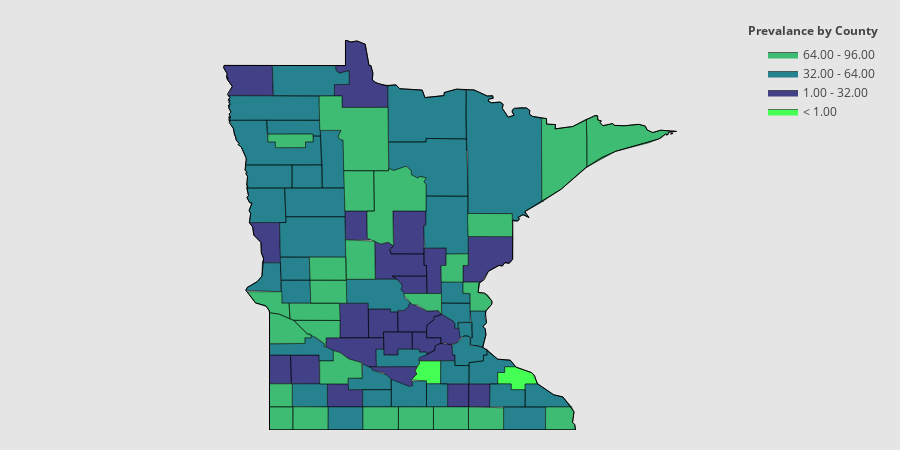

Notebook code cell kept with this figure:
### Markdown cell above
# 3.0 Exploratory Data Analysis

Use the power of Matplotlib, Seaborn and Plotly to easily explore the data through rich visualizations including graphs, distributions and maps of the data.

The graphs are interactive through hovering and selecting of elements.  The graphic can be exported to be included in other documents.

### Code cell
values = pop
endpts = list(np.mgrid[min(values):max(values):4j])

colorscale = ["#030512","#1d1d3b","#323268","#3d4b94","#3e6ab0",
              "#4989bc","#60a7c7","#85c5d3","#b7e0e4","#eafcfd"]  # Blues
colorscale = [
    'rgb(68.0, 1.0, 84.0)',
    'rgb(66.0, 64.0, 134.0)',
    'rgb(38.0, 130.0, 142.0)',
    'rgb(63.0, 188.0, 115.0)',
    'rgb(216.0, 226.0, 25.0)'
]  # Green / Yellow

fig = ff.create_choropleth(
    fips=fips, values=values, scope=['Minnesota'], show_state_data=True,
    colorscale=colorscale, 
    binning_endpoints=endpts, 
    round_legend_values=True,
    plot_bgcolor='rgb(229,229,229)',
    paper_bgcolor='rgb(229,229,229)',
    legend_title='Prevalance by County',
    county_outline={'color': 'rgb(0,0,0)', 'width': 0.5},
    state_outline={'color': 'rgb(0,0,0)', 'width': 1},
    exponent_format=True,
)

iplot(fig, filename='choropleth_MN')

### Figure 1 — Plotly figure (JSON) as saved in the notebook; plotly's stock layout.template omitted (floating-point values rounded to 4 significant figures; data arrays with more than 128 entries replaced by an {"elided": "..."} marker saying what was removed)
{"data": [{"fill": "toself", "fillcolor": "rgb(68.0, 1.0, 84.0)", "hoverinfo": "none", "line": {"color": "rgb(0,0,0)", "width": 0.5}, "mode": "lines", "name": "< 1.00", "type": "scatter", "x": [-94.03, -93.93, -93.97, -93.89, -93.91, -93.52, -93.53, -93.77, -93.77, -94.03, null, -92.55, -92.55, -92.43, -92.43, -92.24, -91.96, -91.86, -92.08, -92.08, -92.32, -92.32, -92.55, -92.55, null], "y": [44.26, 44.34, 44.39, 44.5, 44.54, 44.54, 44.2, 44.2, 44.24, 44.26, null, 44.28, 44.37, 44.37, 44.46, 44.45, 44.36, 44.19, 44.19, 44.11, 44.11, 44.19, 44.19, 44.28, null]}, {"fill": "toself", "fillcolor": "rgb(66.0, 64.0, 134.0)", "hoverinfo": "none", "line": {"color": "rgb(0,0,0)", "width": 0.5}, "mode": "lines", "name": "1.00 - 32.00", "type": "scatter", "x": {"elided": "262 float values"}, "y": {"elided": "262 float values"}}, {"fill": "toself", "fillcolor": "rgb(38.0, 130.0, 142.0)", "hoverinfo": "none", "line": {"color": "rgb(0,0,0)", "width": 0.5}, "mode": "lines", "name": "32.00 - 64.00", "type": "scatter", "x": {"elided": "420 float values"}, "y": {"elided": "420 float values"}}, {"fill": "toself", "fillcolor": "rgb(63.0, 188.0, 115.0)", "hoverinfo": "none", "line": {"color": "rgb(0,0,0)", "width": 0.5}, "mode": "lines", "name": "64.00 - 96.00", "type": "scatter", "x": {"elided": "285 float values"}, "y": {"elided": "285 float values"}}, {"fill": "toself", "fillcolor": "rgb(216.0, 226.0, 25.0)", "hoverinfo": "none", "line": {"color": "rgb(0,0,0)", "width": 0.5}, "mode": "lines", "name": "> 96.00", "type": "scatter", "x": [], "y": []}, {"hoverinfo": "text", "legendgroup": "centroids", "marker": {"color": "white", "opacity": 0}, "mode": "markers", "name": "US Counties", "selected": {"marker": {"color": "white", "opacity": 1, "size": 3}}, "showlegend": false, "text": ["County: Lake<br>State: Minnesota<br>FIPS: 27075<br>Value: 88", "County: Lake<br>State: Minnesota<br>FIPS: 27075<br>Value: 88", "County: Lake<br>State: Minnesota<br>FIPS: 27075<br>Value: 88", "County: Cook<br>State: Minnesota<br>FIPS: 27031<br>Value: 78", "County: Cook<br>State: Minnesota<br>FIPS: 27031<br>Value: 78", "County: Cook<br>State: Minnesota<br>FIPS: 27031<br>Value: 78", "County: Aitkin<br>State: Minnesota<br>FIPS: 27001<br>Value: 53", "County: Anoka<br>State: Minnesota<br>FIPS: 27003<br>Value: 34", "County: Becker<br>State: Minnesota<br>FIPS: 27005<br>Value: 34", "County: Beltrami<br>State: Minnesota<br>FIPS: 27007<br>Value: 84", "County: Benton<br>State: Minnesota<br>FIPS: 27009<br>Value: 4", "County: Big Stone<br>State: Minnesota<br>FIPS: 27011<br>Value: 90", "County: Blue Earth<br>State: Minnesota<br>FIPS: 27013<br>Value: 48", "County: Brown<br>State: Minnesota<br>FIPS: 27015<br>Value: 53", "County: Carlton<br>State: Minnesota<br>FIPS: 27017<br>Value: 84", "County: Carver<br>State: Minnesota<br>FIPS: 27019<br>Value: 9", "County: Cass<br>State: Minnesota<br>FIPS: 27021<br>Value: 94", "County: Chippewa<br>State: Minnesota<br>FIPS: 27023<br>Value: 67", "County: Chisago<br>State: Minnesota<br>FIPS: 27025<br>Value: 87", "County: Clay<br>State: Minnesota<br>FIPS: 27027<br>Value: 56", "County: Clearwater<br>State: Minnesota<br>FIPS: 27029<br>Value: 41", "County: Cottonwood<br>State: Minnesota<br>FIPS: 27033<br>Value: 11", "County: Crow Wing<br>State: Minnesota<br>FIPS: 27035<br>Value: 10", "County: Dakota<br>State: Minnesota<br>FIPS: 27037<br>Value: 45", "County: Dodge<br>State: Minnesota<br>FIPS: 27039<br>Value: 14", "County: Douglas<br>State: Minnesota<br>FIPS: 27041<br>Value: 81", "County: Faribault<br>State: Minnesota<br>FIPS: 27043<br>Value: 93", "County: Fillmore<br>State: Minnesota<br>FIPS: 27045<br>Value: 43", "County: Freeborn<br>State: Minnesota<br>FIPS: 27047<br>Value: 74", "County: Goodhue<br>State: Minnesota<br>FIPS: 27049<br>Value: 55", "County: Grant<br>State: Minnesota<br>FIPS: 27051<br>Value: 63", "County: Hennepin<br>State: Minnesota<br>FIPS: 27053<br>Value: 25", "County: Houston<br>State: Minnesota<br>FIPS: 27055<br>Value: 96", "County: Hubbard<br>State: Minnesota<br>FIPS: 27057<br>Value: 86", "County: Isanti<br>State: Minnesota<br>FIPS: 27059<br>Value: 49", "County: Itasca<br>State: Minnesota<br>FIPS: 27061<br>Value: 61", "County: Jackson<br>State: Minnesota<br>FIPS: 27063<br>Value: 52", "County: Kanabec<br>State: Minnesota<br>FIPS: 27065<br>Value: 67", "County: Kandiyohi<br>State: Minnesota<br>FIPS: 27067<br>Value: 27", "County: Kittson<br>State: Minnesota<br>FIPS: 27069<br>Value: 8", "County: Koochiching<br>State: Minnesota<br>FIPS: 27071<br>Value: 43", "County: Lac qui Parle<br>State: Minnesota<br>FIPS: 27073<br>Value: 84", "County: Lake of the Woods<br>State: Minnesota<br>FIPS: 27077<br>Value: 9", "County: Le Sueur<br>State: Minnesota<br>FIPS: 27079<br>Value: 1", "County: Lincoln<br>State: Minnesota<br>FIPS: 27081<br>Value: 24", "County: Lyon<br>State: Minnesota<br>FIPS: 27083<br>Value: 25", "County: McLeod<br>State: Minnesota<br>FIPS: 27085<br>Value: 29", "County: Mahnomen<br>State: Minnesota<br>FIPS: 27087<br>Value: 36", "County: Marshall<br>State: Minnesota<br>FIPS: 27089<br>Value: 45", "County: Martin<br>State: Minnesota<br>FIPS: 27091<br>Value: 79", "County: Meeker<br>State: Minnesota<br>FIPS: 27093<br>Value: 26", "County: Mille Lacs<br>State: Minnesota<br>FIPS: 27095<br>Value: 32", "County: Morrison<br>State: Minnesota<br>FIPS: 27097<br>Value: 8", "County: Mower<br>State: Minnesota<br>FIPS: 27099<br>Value: 93", "County: Murray<br>State: Minnesota<br>FIPS: 27101<br>Value: 45", "County: Nicollet<br>State: Minnesota<br>FIPS: 27103<br>Value: 2", "County: Nobles<br>State: Minnesota<br>FIPS: 27105<br>Value: 72", "County: Norman<br>State: Minnesota<br>FIPS: 27107<br>Value: 50", "County: Olmsted<br>State: Minnesota<br>FIPS: 27109<br>Value: 38", "County: Otter Tail<br>State: Minnesota<br>FIPS: 27111<br>Value: 46", "County: Pennington<br>State: Minnesota<br>FIPS: 27113<br>Value: 58", "County: Pine<br>State: Minnesota<br>FIPS: 27115<br>Value: 10", "County: Pipestone<br>State: Minnesota<br>FIPS: 27117<br>Value: 69", "County: Polk<br>State: Minnesota<br>FIPS: 27119<br>Value: 37", "County: Pope<br>State: Minnesota<br>FIPS: 27121<br>Value: 80", "County: Ramsey<br>State: Minnesota<br>FIPS: 27123<br>Value: 39", "County: Red Lake<br>State: Minnesota<br>FIPS: 27125<br>Value: 84", "County: Redwood<br>State: Minnesota<br>FIPS: 27127<br>Value: 90", "County: Renville<br>State: Minnesota<br>FIPS: 27129<br>Value: 16", "County: Rice<br>State: Minnesota<br>FIPS: 27131<br>Value: 61", "County: Rock<br>State: Minnesota<br>FIPS: 27133<br>Value: 76", "County: Roseau<br>State: Minnesota<br>FIPS: 27135<br>Value: 37", "County: St. Louis<br>State: Minnesota<br>FIPS: 27137<br>Value: 44", "County: Scott<br>State: Minnesota<br>FIPS: 27139<br>Value: 9", "County: Sherburne<br>State: Minnesota<br>FIPS: 27141<br>Value: 85", "County: Sibley<br>State: Minnesota<br>FIPS: 27143<br>Value: 39", "County: Stearns<br>State: Minnesota<br>FIPS: 27145<br>Value: 49", "County: Steele<br>State: Minnesota<br>FIPS: 27147<br>Value: 5", "County: Stevens<br>State: Minnesota<br>FIPS: 27149<br>Value: 33", "County: Swift<br>State: Minnesota<br>FIPS: 27151<br>Value: 92", "County: Todd<br>State: Minnesota<br>FIPS: 27153<br>Value: 92", "County: Traverse<br>State: Minnesota<br>FIPS: 27155<br>Value: 40", "County: Wabasha<br>State: Minnesota<br>FIPS: 27157<br>Value: 1", "County: Wadena<br>State: Minnesota<br>FIPS: 27159<br>Value: 28", "County: Waseca<br>State: Minnesota<br>FIPS: 27161<br>Value: 38", "County: Washington<br>State: Minnesota<br>FIPS: 27163<br>Value: 48", "County: Watonwan<br>State: Minnesota<br>FIPS: 27165<br>Value: 41", "County: Wilkin<br>State: Minnesota<br>FIPS: 27167<br>Value: 22", "County: Winona<br>State: Minnesota<br>FIPS: 27169<br>Value: 47", "County: Wright<br>State: Minnesota<br>FIPS: 27171<br>Value: 7", "County: Yellow Medicine<br>State: Minnesota<br>FIPS: 27173<br>Value: 60"], "type": "scatter", "unselected": {"marker": {"opacity": 0}}, "x": [[-91.55], [-91.77], [-91.45], [-89.57], [-89.66], [-90.54], -93.42, -93.25, -95.67, -94.94, -94.0, -96.41, -94.07, -94.73, -92.68, -93.8, -94.33, -95.57, -92.91, -96.49, -95.38, -95.18, -94.07, -93.07, -92.86, -95.45, -93.95, -92.09, -93.35, -92.72, -96.01, -93.48, -91.49, -94.92, -93.3, -93.63, -95.15, -93.29, -95.0, -96.78, -93.78, -96.17, -94.91, -93.73, -96.27, -95.84, -94.27, -95.81, -96.37, -94.55, -94.53, -93.63, -94.27, -92.75, -95.76, -94.25, -95.75, -96.46, -92.4, -95.71, -96.04, -92.74, -96.26, -96.4, -95.44, -93.1, -96.1, -95.25, -94.95, -93.3, -96.25, -95.81, -92.47, -93.54, -93.77, -94.23, -94.61, -93.23, -96.0, -95.68, -94.9, -96.47, -92.23, -94.97, -93.59, -92.88, -94.61, -96.47, -91.78, -93.96, -95.87], "y": [[47.09], [46.95], [47.64], [47.97], [47.95], [47.9], 46.61, 45.27, 46.93, 47.97, 45.7, 45.43, 44.03, 44.24, 46.59, 44.82, 46.95, 45.02, 45.5, 46.89, 47.58, 44.01, 46.48, 44.67, 44.02, 45.93, 43.67, 43.67, 43.67, 44.41, 45.93, 45.0, 43.67, 47.11, 45.56, 47.51, 43.67, 45.95, 45.15, 48.78, 48.25, 45.0, 48.77, 44.37, 44.41, 44.41, 44.82, 47.33, 48.36, 43.67, 45.12, 45.94, 46.01, 43.67, 44.02, 44.35, 43.67, 47.33, 44.0, 46.41, 48.07, 46.12, 44.02, 47.77, 45.59, 45.02, 47.87, 44.4, 44.73, 44.35, 43.67, 48.78, 47.6, 44.65, 45.44, 44.58, 45.55, 44.02, 45.59, 45.28, 46.07, 45.77, 44.28, 46.59, 44.02, 45.04, 43.98, 46.36, 43.99, 45.17, 44.72]}, {"hoverinfo": "text", "legendgroup": "States", "line": {"color": "rgb(0,0,0)", "width": 1}, "mode": "lines", "showlegend": false, "type": "scatter", "x": {"elided": "187 float values"}, "y": {"elided": "187 float values"}}], "layout": {"annotations": [{"showarrow": false, "text": "<b>Prevalance by County</b>", "x": 1, "xanchor": "right", "xref": "paper", "y": 1.05, "yref": "paper"}], "dragmode": "select", "height": 450, "hovermode": "closest", "legend": {"traceorder": "reversed", "x": 1, "xanchor": "right", "y": 1, "yanchor": "top"}, "margin": {"b": 20, "l": 20, "r": 20, "t": 40}, "paper_bgcolor": "rgb(229,229,229)", "plot_bgcolor": "rgb(229,229,229)", "width": 900, "xaxis": {"autorange": false, "fixedrange": true, "range": [-100.7, -86.01], "showgrid": false, "showticklabels": false, "zeroline": false}, "yaxis": {"autorange": false, "fixedrange": true, "range": [43.5, 49.38], "showgrid": false, "showticklabels": false, "zeroline": false}}}
